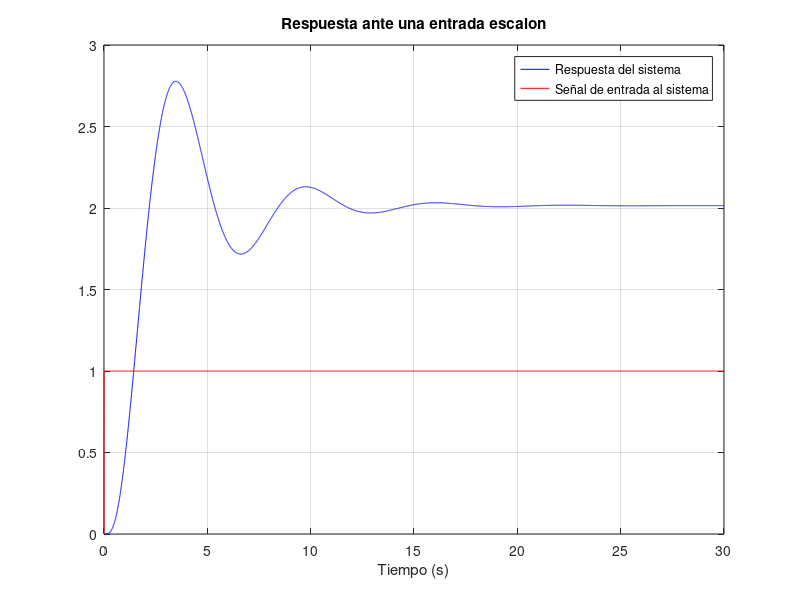
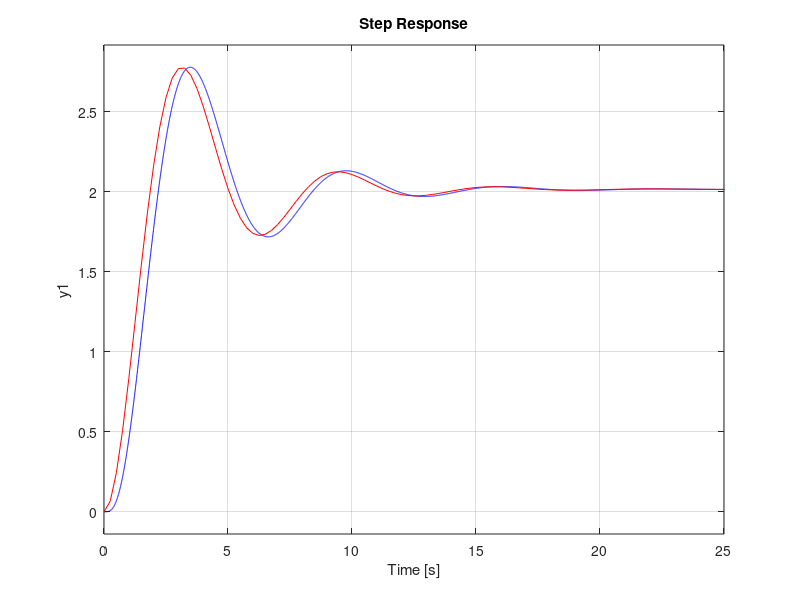
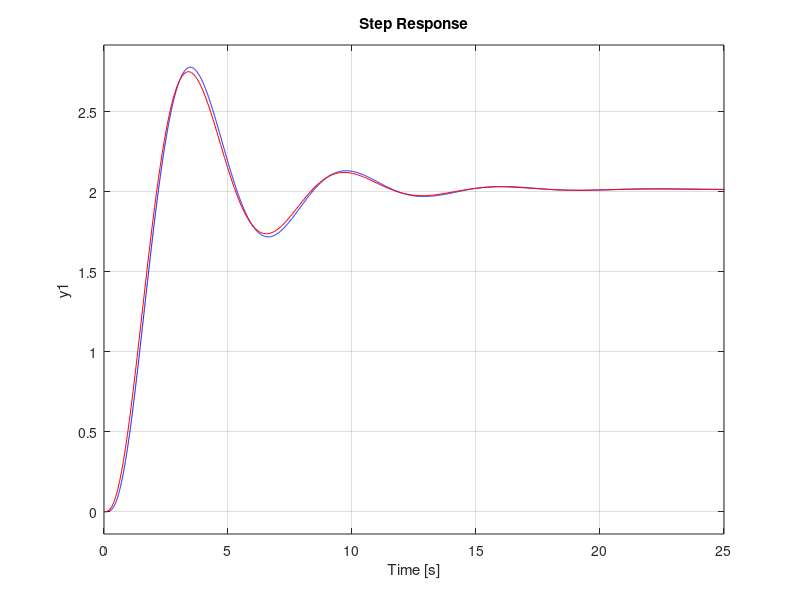

These charts were generated, in order, by the following MATLAB code:
format long;
load datos1.txt
tiempo = datos1(:,1);
salida = datos1(:,2);
entrada = datos1(:,3);
figure;
plot(tiempo,salida,'b',tiempo,entrada,'r')
title('Respuesta ante una entrada escalon'), grid on
legend('Respuesta del sistema','Señal de entrada al sistema'),xlabel('Tiempo (s)')

k=2.014630/1;
mp=(max(salida)-k)/k;
am=log(1/mp)/(sqrt((log(1/mp))^2+pi^2));%e raro
tp=9.761719-3.480469;
wd=2*pi/tp;
wn=wd/sqrt(1-am^2);
num=k*wn^2;
den=[1 2*am*wn wn^2];
G1=tf(num,den);
figure, plot(tiempo,salida,'b')
hold on
step(G1,'r',25)
%legend('Respuesta del Sistema Real','Respuesta del Sistema Aproximado a 2do Orden')
am1=0.28;
den1=[1 2*am*wn wn^2];
G2=tf(num,conv(den1,[1/4 1]));
figure, plot(tiempo,salida,'b')
hold on
step(G2,'r',25)
data=[tiempo,salida];